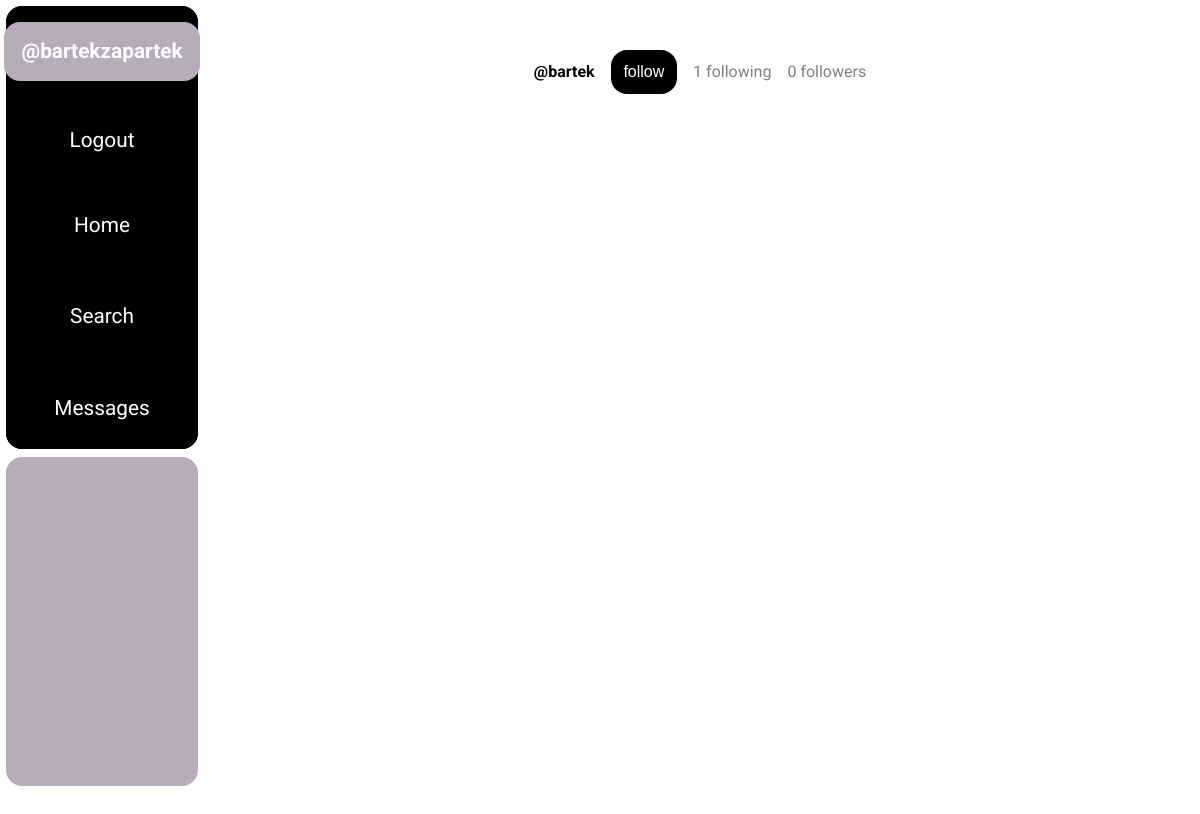
Before: /user-profile/bartek/ (signed in) with the older database file.
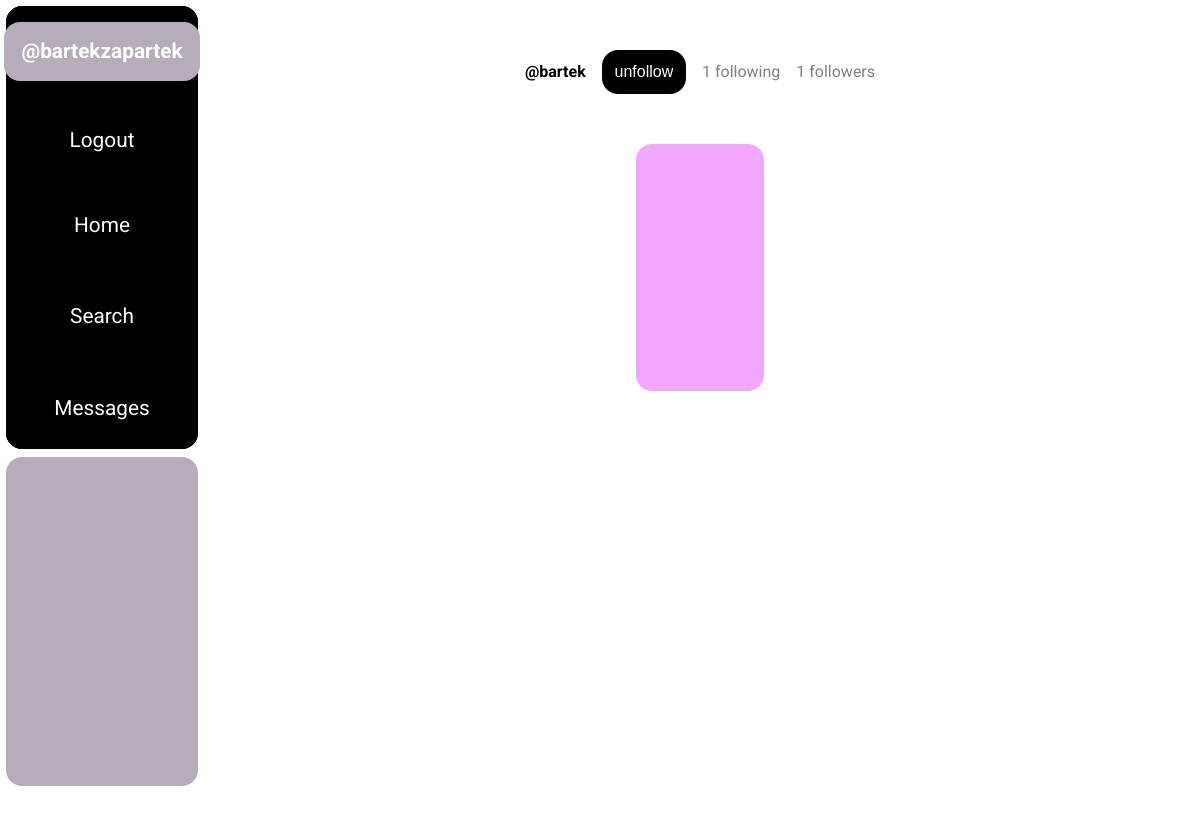
After: the same page with the newer database file.
### base/models.py (models this page shows)
class Post(models.Model):
    owner = models.ForeignKey(User, on_delete = models.CASCADE)
    likes = models.ManyToManyField(User, related_name = 'post_likes')
    cover = models.ImageField(upload_to = rename, null = True, blank = True)
    description = models.TextField()
    created = models.DateTimeField(auto_now = True)
    updated = models.DateTimeField(auto_now_add = True)

### base/views.py (the view, shortened to what this page needs)
# urls.py: path('user-profile/<str:username>/', views.user_profile_view, name = 'user-profile'),
@login_required(login_url = 'login')
def user_profile_view(request, username):
    user = User.objects.get(username = username)
    user_profile = UserProfile.objects.get(user = user)
    following_count = user_profile.following.count()
    followers_count = user_profile.followers.count()
    follow_status = 'cannot'
    if request.user == user:
        follow_status = 'cannot'
    elif request.user in user_profile.followers.all():
        follow_status = 'unfollow'
    else:
        follow_status = 'follow'
    posts = Post.objects.filter(owner = user)
    context = {
        'username' : username,
        'following_count' : following_count,
        'followers_count' : followers_count,
        'posts' : posts,
        'follow_status' : follow_status
    }
    return render(request, 'base/user-profile.html', context)

### base/templates/base/user-profile.html (shortened to what this page needs)
{% extends 'main.html' %}
{% block static %}
    {% load static %}
    <link rel="stylesheet" href = "{% static 'base/user-profile.css' %}">
    <link rel="stylesheet" href = "{% static 'base/components/gallery-component.css' %}">
{% endblock static %}
{% block content %}
    <div class="user-profile-wrapper">
        <div class="user-info">
            <div class="user-username">
                @{{ username }}
            </div>
            {% if follow_status == 'follow' %}
                <form action="" method="post" class = "follow-status">
                    <input type = 'submit' name = 'follow' value = 'follow'>
                </form>
            {% elif follow_status == 'unfollow' %}
                <form action="" method="post" class = "follow-status">
                    <input type = 'submit' name = 'follow' value = 'unfollow'>
                </form>
            {% endif %}
            <div class="user-following">
                <a href="{% url 'following' username %}" class = "user-following-link">
                    {{ following_count }} following
                </a>
            </div>
            <div class="user-followers">
                <a href = "{% url 'followers' username %}" class = "user-followers-link">
                    {{ followers_count }} followers
                </a>
            </div>
        </div>
        {% include 'base/components/gallery-component.html' %}
    </div>
{% endblock content %}

### base/templates/base/components/gallery-component.html
<div class="covers-gallery">
    {% for post in posts %}
        <a href = "{% url 'post' post.id %}" class = "image-link-explore">
            <img src="{{ post.cover.url }}" alt="" class = "img-explore">
        </a>
    {% endfor %}
</div>

Changed rows visible on the page:
added Post: cover (picture)
Other visible differences:
form field follow: (not shown) → "unfollow"
{{ followers_count }}: "0" → "1"
form field follow: "follow" → (not shown)
